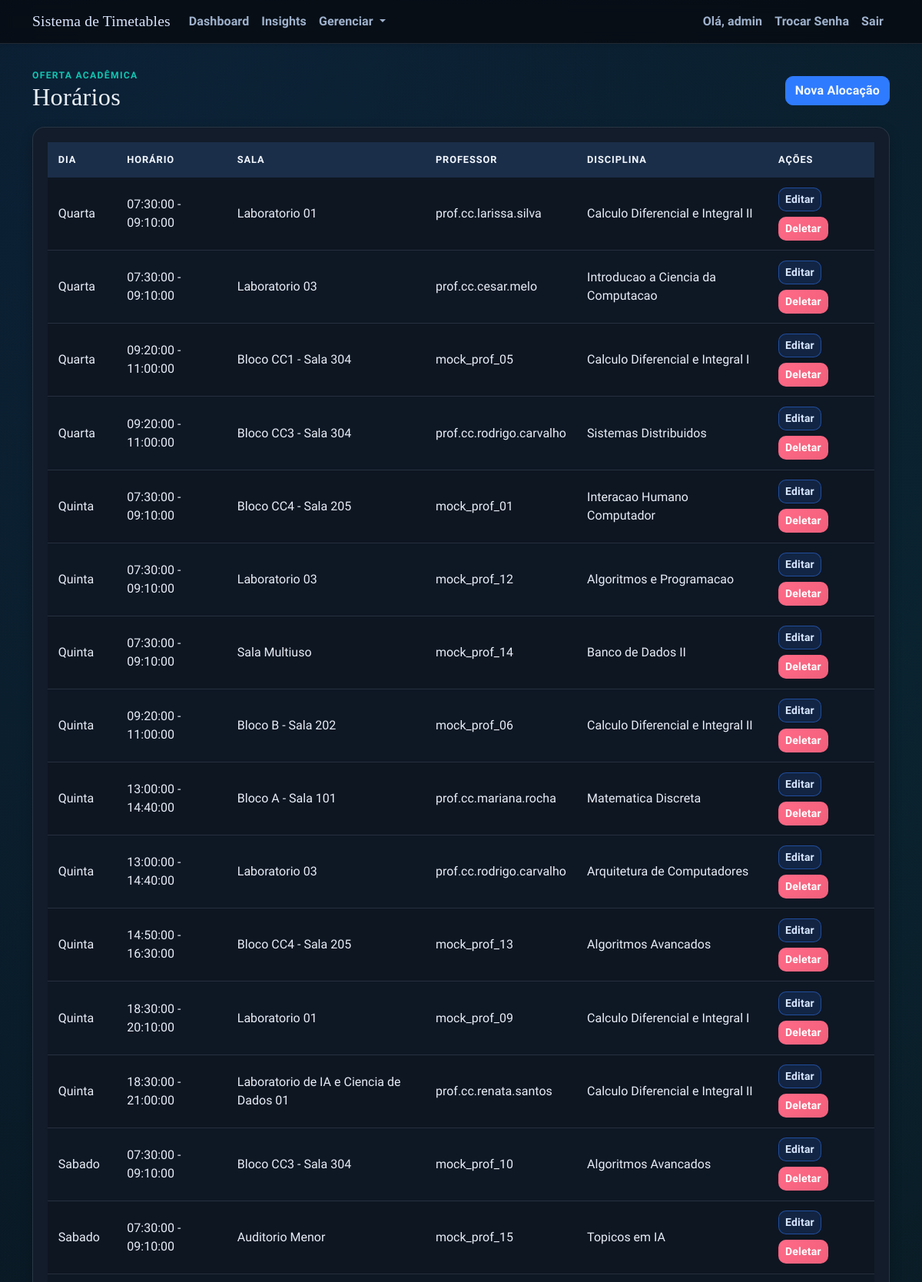
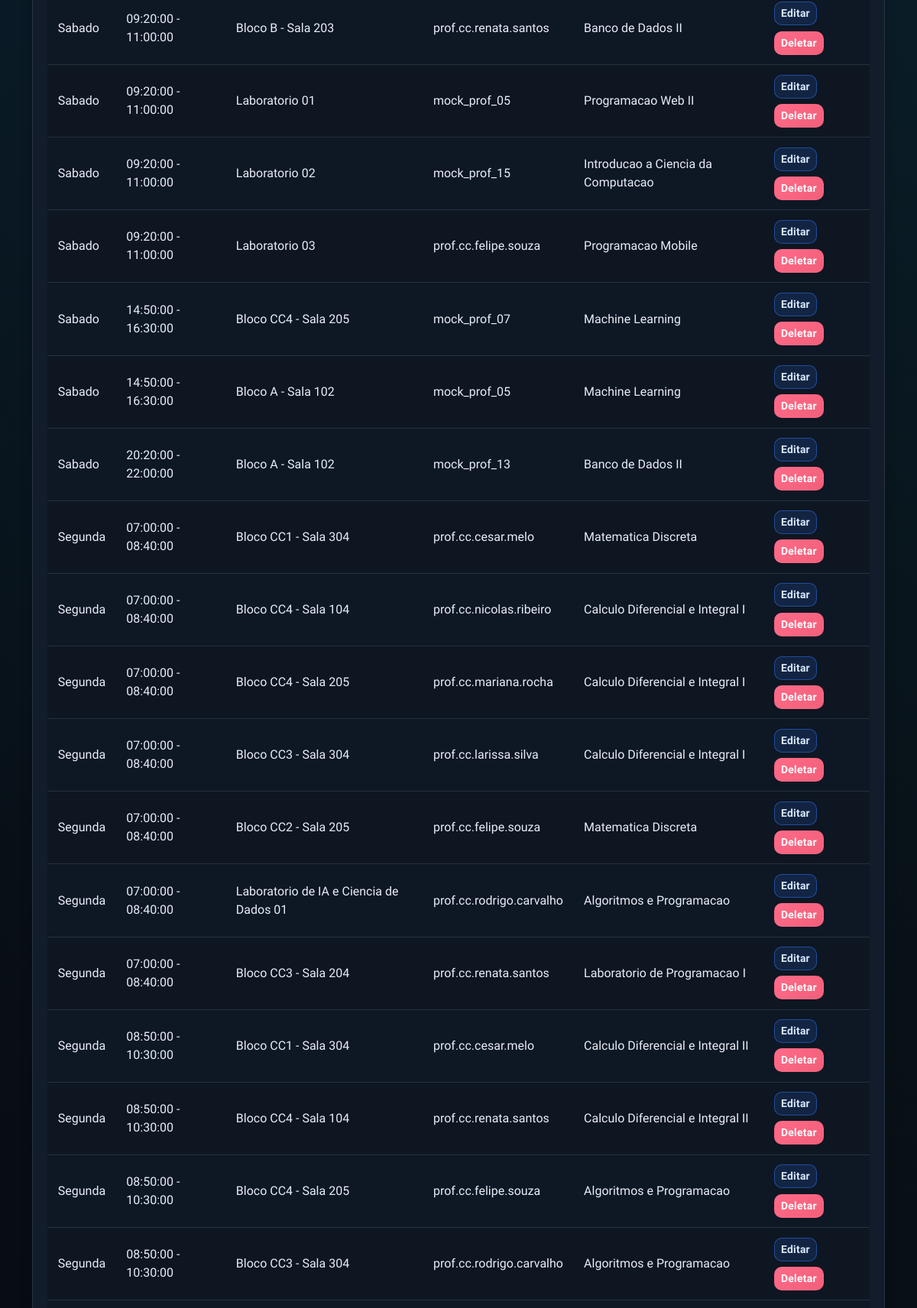
The app's page /horarios (signed in, upper part) with its own data (2 pictures, top to bottom).
### app/models.py (models this page shows, shortened)
class User(UserMixin, db.Model):
    id = db.Column(db.Integer, primary_key=True)
    username = db.Column(db.String(64), unique=True, nullable=False)
    email = db.Column(db.String(120), unique=True, nullable=False)
    password_hash = db.Column(db.String(128))
    role = db.Column(db.String(20), default='professor')  # 'admin' or 'professor'
    def is_admin(self):
        return self.role == 'admin'

class Timetable(db.Model):
    id = db.Column(db.Integer, primary_key=True)
    dia = db.Column(db.String(20), nullable=False)  # e.g., 'Segunda', 'Terça'
    hora_inicio = db.Column(db.Time, nullable=False)
    hora_fim = db.Column(db.Time, nullable=False)
    sala_id = db.Column(db.Integer, db.ForeignKey('sala.id'), nullable=False)
    professor_id = db.Column(db.Integer, db.ForeignKey('user.id'), nullable=False)
    disciplina_id = db.Column(db.Integer, db.ForeignKey('disciplina.id'), nullable=False)
    sala = db.relationship('Sala', backref='timetables')
    professor = db.relationship('User', backref='timetables')
    disciplina = db.relationship('Disciplina', backref='timetables')
    __table_args__ = (
        db.UniqueConstraint('dia', 'hora_inicio', 'hora_fim', 'sala_id', name='unique_dia_horario_sala'),
        db.UniqueConstraint('dia', 'hora_inicio', 'hora_fim', 'professor_id', name='unique_dia_horario_professor'),
    )

class Sala(db.Model):
    id = db.Column(db.Integer, primary_key=True)
    nome = db.Column(db.String(100), nullable=False)
    capacidade = db.Column(db.Integer, nullable=False)

class Disciplina(db.Model):
    id = db.Column(db.Integer, primary_key=True)
    nome = db.Column(db.String(100), nullable=False)
    codigo = db.Column(db.String(20), unique=True, nullable=False)

### app/routes/admin.py (the view)
@bp.route("/horarios")
@login_required
@admin_required
def horarios():
    timetables = (
        Timetable.query.options(
            joinedload(Timetable.sala),
            joinedload(Timetable.professor),
            joinedload(Timetable.disciplina),
        )
        .order_by(Timetable.dia.asc(), Timetable.hora_inicio.asc())
        .all()
    )
    delete_form = DeleteForm()
    return render_template("horarios.html", timetables=timetables, delete_form=delete_form)

### app/models.py (called while the page is built)
@login_manager.user_loader
def load_user(user_id):
    return db.session.get(User, int(user_id))

### app/routes/helpers.py (called while the page is built)
def admin_required_redirect():
    if getattr(current_user, "is_authenticated", False) and current_user.is_admin():
        return None
    flash("Acesso restrito ao administrador.", "danger")
    return redirect(url_for("main.index"))

def admin_required(view_func):
    @wraps(view_func)
    def wrapper(*args, **kwargs):
        guard = admin_required_redirect()
        if guard:
            return guard
        return view_func(*args, **kwargs)
    return wrapper

### templates/horarios.html (shortened to what this page needs)
{% extends "base.html" %}
{% block content %}
<section class="stagger-in">
  <div class="page-head">
    <div>
      <p class="eyebrow">Oferta Acadêmica</p>
      <h1>Horários</h1>
    </div>
    <a href="{{ url_for('main.new_timetable') }}" class="btn btn-primary">Nova Alocação</a>
  </div>
  <div class="surface table-shell">
    <div class="table-responsive">
      <table class="table">
        <thead>
          <tr>
            <th>Dia</th>
            <th>Horário</th>
            <th>Sala</th>
            <th>Professor</th>
            <th>Disciplina</th>
            <th>Ações</th>
          </tr>
        </thead>
        <tbody>
          {% for t in timetables %}
          <tr>
            <td>{{ t.dia }}</td>
            <td>{{ t.hora_inicio }} - {{ t.hora_fim }}</td>
            <td>{{ t.sala.nome if t.sala else 'Sala removida' }}</td>
            <td>{{ t.professor.username if t.professor else 'Professor removido' }}</td>
            <td>{{ t.disciplina.nome if t.disciplina else 'Disciplina removida' }}</td>
            <td class="actions-cell">
              <a href="{{ url_for('main.edit_timetable', id=t.id) }}" class="btn btn-sm btn-edit">Editar</a>
              <form
                method="POST"
                action="{{ url_for('main.delete_timetable', id=t.id) }}"
                class="d-inline"
                onsubmit="return confirm('Tem certeza?');"
              >
                <button type="submit" class="btn btn-sm btn-danger">Deletar</button>
              </form>
            </td>
          </tr>
          {% endfor %}
        </tbody>
      </table>
    </div>
  </div>
</section>
{% endblock %}

### templates/base.html (shortened to what this page needs)
<!doctype html>
<html lang="pt-br">
  <head>
    <link
      href="https://cdn.jsdelivr.net/npm/bootstrap@5.1.3/dist/css/bootstrap.min.css"
      rel="stylesheet"
    />
    <link rel="stylesheet" href="{{ url_for('static', filename='css/styles.css') }}" />
  </head>
  <body>
    <nav class="navbar navbar-expand-lg app-nav shadow-sm">
      <div class="container">
        <a class="navbar-brand" href="{{ url_for('main.index') }}">
          Sistema de Timetables
        </a>
        {% if current_user.is_authenticated %}
        <div class="collapse navbar-collapse" id="navbarNav">
          <ul class="navbar-nav me-auto">
            {% if current_user.is_admin() %}
            <li class="nav-item">
              <a class="nav-link" href="{{ url_for('main.admin_dashboard') }}">Dashboard</a>
            </li>
            <li class="nav-item">
              <a class="nav-link" href="{{ url_for('main.admin_insights') }}">Insights</a>
            </li>
            <li class="nav-item dropdown">
              <a
                class="nav-link dropdown-toggle"
                href="#"
                id="adminDropdown"
                role="button"
                data-bs-toggle="dropdown"
                aria-expanded="false"
              >
                Gerenciar
              </a>
            </li>
            {% else %}
            <li class="nav-item">
              <a class="nav-link" href="{{ url_for('main.professor_dashboard') }}">Minhas Turmas</a>
            </li>
            {% endif %}
          </ul>
          <ul class="navbar-nav">
            <li class="nav-item">
              <span class="nav-link">Olá, {{ current_user.username }}</span>
            </li>
            <li class="nav-item">
              <a class="nav-link" href="{{ url_for('main.change_password') }}">Trocar Senha</a>
            </li>
            <li class="nav-item">
              <a class="nav-link" href="{{ url_for('main.logout') }}">Sair</a>
            </li>
          </ul>
        </div>
        {% endif %}
      </div>
    </nav>
    <main class="container app-main">
      {% block content %}{% endblock %}
    </main>
  </body>
</html>

### static/css/styles.css (style rules this page uses)
:root { --bg-1: #05070b; --bg-2: #0d1420; --surface: #121c2a; --surface-soft: #192636; --ink-1: #e8eef8; --ink-2: #9fb2cd; --line: #273954; --brand: #2f7bff; --brand-strong: #1f5fd0; --accent: #11c5b1; --accent-strong: #0d9788; --ok: #22c55e; --danger: #f25f7a; --warning: #f4b642; --radius-lg: 16px; --radius-md: 10px; --shadow-soft: 0 10px 26px rgba(0, 0, 0, 0.3); --shadow-subtle: 0 6px 16px rgba(0, 0, 0, 0.24); }
* { box-sizing: border-box; }
body { margin: 0; min-height: 100vh; font-family: "Source Sans 3", "Trebuchet MS", sans-serif; color: var(--ink-1); background: radial-gradient(circle at 12% 0%, rgba(47, 123, 255, 0.14), transparent 34%), radial-gradient(circle at 88% 10%, rgba(17, 197, 177, 0.1), transparent 36%), linear-gradient(145deg, var(--bg-1) 0%, var(--bg-2) 100%); }
body::before { content: ""; position: fixed; inset: 0; pointer-events: none; background-image: linear-gradient(rgba(255, 255, 255, 0.02) 1px, transparent 1px), linear-gradient(90deg, rgba(255, 255, 255, 0.02) 1px, transparent 1px); background-size: 42px 42px; opacity: 0.36; z-index: -1; }
h1, h2, h3, h4, h5, h6, .navbar-brand { font-family: "Bree Serif", Georgia, serif; letter-spacing: 0.2px; }
h1 { margin: 0; font-size: clamp(1.8rem, 2.7vw, 2.4rem); color: var(--ink-1); }
p, label, span, li, input, select, button { letter-spacing: 0.1px; }
.app-nav { position: relative; z-index: 1050; overflow: visible; border-bottom: 1px solid rgba(159, 178, 205, 0.16); backdrop-filter: blur(8px); background: rgba(7, 12, 19, 0.88); }
.navbar-brand { display: inline-flex; align-items: center; gap: 0; color: #dbe7ff !important; font-size: 1.22rem; }
.navbar-nav .nav-link { color: var(--ink-2) !important; font-weight: 700; border-radius: 999px; transition: background 0.2s ease, color 0.2s ease; }
.app-main { padding-top: 2rem; padding-bottom: 2.4rem; }
.page-head { display: flex; flex-wrap: wrap; align-items: center; justify-content: space-between; gap: 0.8rem; margin-bottom: 1.15rem; }
.eyebrow { margin: 0; text-transform: uppercase; font-size: 0.76rem; letter-spacing: 1.3px; color: var(--accent); font-weight: 800; }
.surface { background: var(--surface); border: 1px solid rgba(159, 178, 205, 0.16); border-radius: var(--radius-lg); box-shadow: var(--shadow-subtle); }
.form-shell, .table-shell, .section-shell { padding: 1.2rem; }
.table-shell { overflow: hidden; }
.table { margin-bottom: 0; border-collapse: separate; border-spacing: 0; }
.table thead th { background: #1b2e49; color: #f2f7ff; border: none; font-size: 0.8rem; text-transform: uppercase; letter-spacing: 0.9px; font-weight: 700; padding: 0.85rem; }
.table tbody td { border-color: rgba(159, 178, 205, 0.16); color: var(--ink-1); padding: 0.78rem 0.85rem; vertical-align: middle; background: rgba(10, 16, 25, 0.46); }
.table tbody tr:nth-child(even) td { background: rgba(13, 21, 33, 0.6); }
.btn { border-radius: 10px; font-weight: 700; letter-spacing: 0.2px; border-width: 1px; transition: background-color 0.2s ease, border-color 0.2s ease, color 0.2s ease; }
.btn-primary { color: #f3f8ff; background: var(--brand); border-color: var(--brand); }
.btn-edit { color: #d7e7ff; background: rgba(47, 123, 255, 0.15); border-color: rgba(47, 123, 255, 0.48); }
.btn-danger { background: linear-gradient(135deg, #ff6b88 0%, var(--danger) 100%); border-color: transparent; }
.actions-cell { display: flex; align-items: center; flex-wrap: wrap; gap: 0.45rem; }
.actions-cell .btn { margin: 0; }
.actions-cell form { margin: 0; }
.stagger-in { animation: riseIn 0.45s ease both; }

### records on screen
User: username "admin"
Timetable: dia "Quarta", hora_inicio "07:30:00", hora_fim "09:10:00", sala "Laboratorio 01", professor "prof.cc.larissa.silva", disciplina "Calculo Diferencial e Integral II"
Timetable: dia "Quarta", hora_inicio "07:30:00", hora_fim "09:10:00", sala "Laboratorio 03", professor "prof.cc.cesar.melo", disciplina "Introducao a Ciencia da Computacao"
Timetable: dia "Quarta", hora_inicio "09:20:00", hora_fim "11:00:00", sala "Bloco CC1 - Sala 304", professor "mock_prof_05", disciplina "Calculo Diferencial e Integral I"
Timetable: dia "Quarta", hora_inicio "09:20:00", hora_fim "11:00:00", sala "Bloco CC3 - Sala 304", professor "prof.cc.rodrigo.carvalho", disciplina "Sistemas Distribuidos"
Timetable: dia "Quinta", hora_inicio "07:30:00", hora_fim "09:10:00", sala "Bloco CC4 - Sala 205", professor "mock_prof_01", disciplina "Interacao Humano Computador"
Timetable: dia "Quinta", hora_inicio "07:30:00", hora_fim "09:10:00", sala "Laboratorio 03", professor "mock_prof_12", disciplina "Algoritmos e Programacao"
Timetable: dia "Quinta", hora_inicio "07:30:00", hora_fim "09:10:00", sala "Sala Multiuso", professor "mock_prof_14", disciplina "Banco de Dados II"
Timetable: dia "Quinta", hora_inicio "09:20:00", hora_fim "11:00:00", sala "Bloco B - Sala 202", professor "mock_prof_06", disciplina "Calculo Diferencial e Integral II"
Timetable: dia "Quinta", hora_inicio "13:00:00", hora_fim "14:40:00", sala "Bloco A - Sala 101", professor "prof.cc.mariana.rocha", disciplina "Matematica Discreta"
Timetable: dia "Quinta", hora_inicio "13:00:00", hora_fim "14:40:00", sala "Laboratorio 03", professor "prof.cc.rodrigo.carvalho", disciplina "Arquitetura de Computadores"
Timetable: dia "Quinta", hora_inicio "14:50:00", hora_fim "16:30:00", sala "Bloco CC4 - Sala 205", professor "mock_prof_13", disciplina "Algoritmos Avancados"
Timetable: dia "Quinta", hora_inicio "18:30:00", hora_fim "20:10:00", sala "Laboratorio 01", professor "mock_prof_09", disciplina "Calculo Diferencial e Integral I"
Timetable: dia "Quinta", hora_inicio "18:30:00", hora_fim "21:00:00", sala "Laboratorio de IA e Ciencia de Dados 01", professor "prof.cc.renata.santos", disciplina "Calculo Diferencial e Integral II"
Timetable: dia "Sabado", hora_inicio "07:30:00", hora_fim "09:10:00", sala "Bloco CC3 - Sala 304", professor "mock_prof_10", disciplina "Algoritmos Avancados"
Timetable: dia "Sabado", hora_inicio "07:30:00", hora_fim "09:10:00", sala "Auditorio Menor", professor "mock_prof_15", disciplina "Topicos em IA"
Timetable: dia "Sabado", hora_inicio "09:20:00", hora_fim "11:00:00", sala "Bloco B - Sala 203", professor "prof.cc.renata.santos", disciplina "Banco de Dados II"
Timetable: dia "Sabado", hora_inicio "09:20:00", hora_fim "11:00:00", sala "Laboratorio 01", professor "mock_prof_05", disciplina "Programacao Web II"
Timetable: dia "Sabado", hora_inicio "09:20:00", hora_fim "11:00:00", sala "Laboratorio 02", professor "mock_prof_15", disciplina "Introducao a Ciencia da Computacao"
Timetable: dia "Sabado", hora_inicio "09:20:00", hora_fim "11:00:00", sala "Laboratorio 03", professor "prof.cc.felipe.souza", disciplina "Programacao Mobile"
Timetable: dia "Sabado", hora_inicio "14:50:00", hora_fim "16:30:00", sala "Bloco CC4 - Sala 205", professor "mock_prof_07", disciplina "Machine Learning"
Timetable: dia "Sabado", hora_inicio "14:50:00", hora_fim "16:30:00", sala "Bloco A - Sala 102", professor "mock_prof_05", disciplina "Machine Learning"
Timetable: dia "Sabado", hora_inicio "20:20:00", hora_fim "22:00:00", sala "Bloco A - Sala 102", professor "mock_prof_13", disciplina "Banco de Dados II"
Timetable: dia "Segunda", hora_inicio "07:00:00", hora_fim "08:40:00", sala "Bloco CC1 - Sala 304", professor "prof.cc.cesar.melo", disciplina "Matematica Discreta"
Timetable: dia "Segunda", hora_inicio "07:00:00", hora_fim "08:40:00", sala "Bloco CC4 - Sala 104", professor "prof.cc.nicolas.ribeiro", disciplina "Calculo Diferencial e Integral I"
Timetable: dia "Segunda", hora_inicio "07:00:00", hora_fim "08:40:00", sala "Bloco CC4 - Sala 205", professor "prof.cc.mariana.rocha", disciplina "Calculo Diferencial e Integral I"
Timetable: dia "Segunda", hora_inicio "07:00:00", hora_fim "08:40:00", sala "Bloco CC3 - Sala 304", professor "prof.cc.larissa.silva", disciplina "Calculo Diferencial e Integral I"
Timetable: dia "Segunda", hora_inicio "07:00:00", hora_fim "08:40:00", sala "Bloco CC2 - Sala 205", professor "prof.cc.felipe.souza", disciplina "Matematica Discreta"
Timetable: dia "Segunda", hora_inicio "07:00:00", hora_fim "08:40:00", sala "Laboratorio de IA e Ciencia de Dados 01", professor "prof.cc.rodrigo.carvalho", disciplina "Algoritmos e Programacao"
Timetable: dia "Segunda", hora_inicio "07:00:00", hora_fim "08:40:00", sala "Bloco CC3 - Sala 204", professor "prof.cc.renata.santos", disciplina "Laboratorio de Programacao I"
Timetable: dia "Segunda", hora_inicio "08:50:00", hora_fim "10:30:00", sala "Bloco CC1 - Sala 304", professor "prof.cc.cesar.melo", disciplina "Calculo Diferencial e Integral II"
Timetable: dia "Segunda", hora_inicio "08:50:00", hora_fim "10:30:00", sala "Bloco CC4 - Sala 104", professor "prof.cc.renata.santos", disciplina "Calculo Diferencial e Integral II"
Timetable: dia "Segunda", hora_inicio "08:50:00", hora_fim "10:30:00", sala "Bloco CC4 - Sala 205", professor "prof.cc.felipe.souza", disciplina "Algoritmos e Programacao"
Timetable: dia "Segunda", hora_inicio "08:50:00", hora_fim "10:30:00", sala "Bloco CC3 - Sala 304", professor "prof.cc.rodrigo.carvalho", disciplina "Algoritmos e Programacao"
